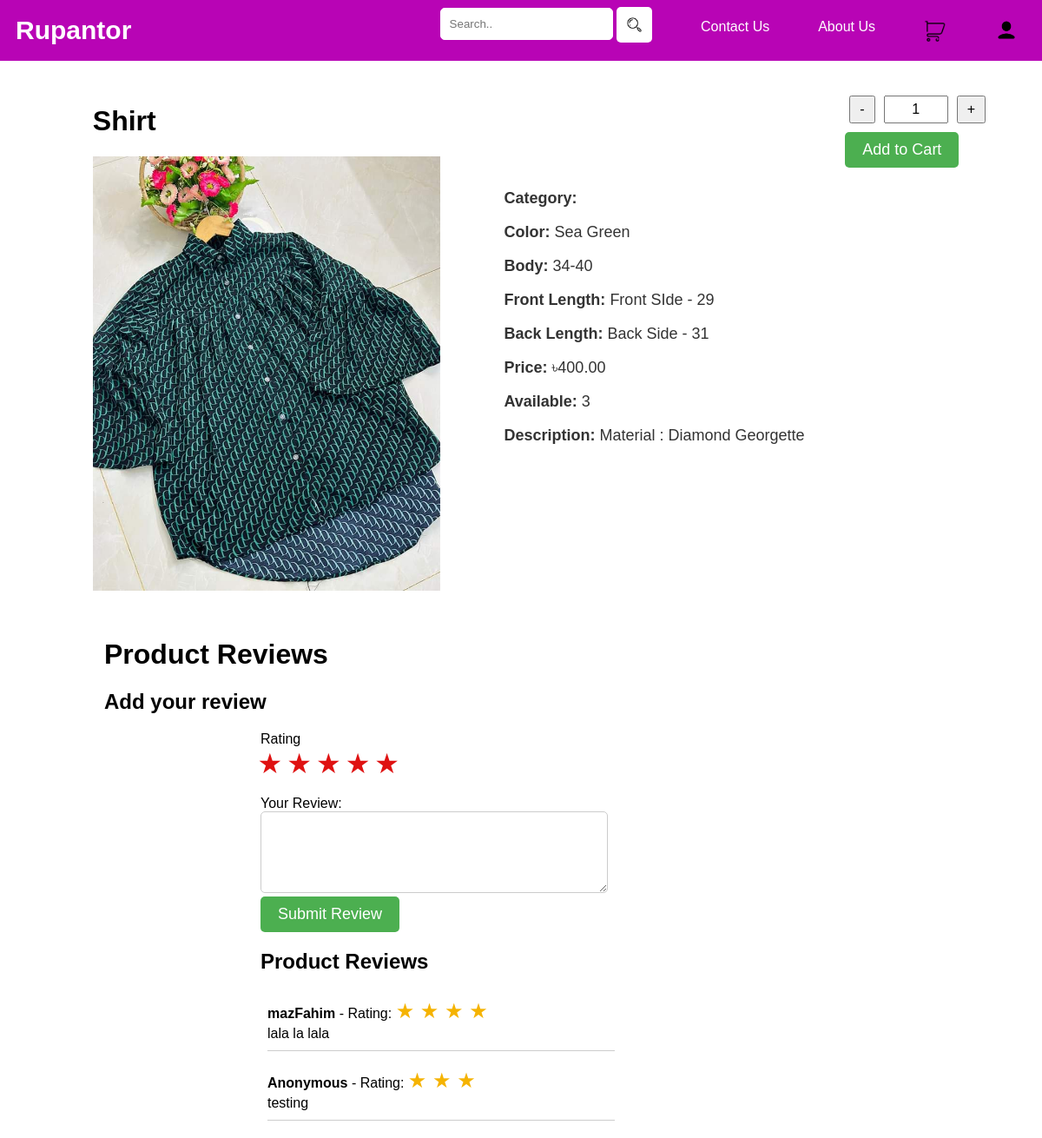
Page /product/3/ on the committed database.
### management/models.py (models this page shows, shortened)
class Wears(models.Model):
    CATEGORY_CHOICES = [
        ('SummerWear', 'Summerwear'),
        ('WinterWear', 'Winterwear'),
        ('Western', 'Western'),
        ('Cotton', 'Cotton')
    ]
    productId = models.AutoField(primary_key=True)
    categories = models.CharField(max_length=20, choices=CATEGORY_CHOICES, default='SummerWear')
    productName = models.CharField(max_length=100)
    productColor = models.CharField(max_length=50, null=True)
    productBody = models.CharField(max_length=30, null=True)
    frontLength = models.CharField(max_length=30, null=True)
    backLength = models.CharField(max_length=30, null=True)
    productPrice = models.DecimalField(max_digits=8, decimal_places=2)
    available = models.IntegerField()
    description = models.TextField()
    productImage = models.ImageField(blank=True)

class UserReview(models.Model):
    user = models.ForeignKey(settings.AUTH_USER_MODEL, on_delete=models.CASCADE, related_name='review', null=True, blank=True)
    session_key = models.CharField(max_length=40, null=True, blank=True)
    wear = models.ForeignKey('Wears', on_delete=models.CASCADE)
    message = models.TextField(null=True)
    rating = models.IntegerField(null=True)

### management/views.py (the view)
# urls.py: path('product/<int:product_id>/', views.product_detail, name='product_detail'),
def product_detail(request, product_id):
    product = get_object_or_404(Wears, productId=product_id)
    reviews = UserReview.objects.filter(wear=product)
    context = {
        'product': product,
        'reviews': reviews
    }
    template = loader.get_template('product_detail.html')
    return HttpResponse(template.render(context, request))

### management/templates/product_detail.html (shortened to what this page needs)
<!DOCTYPE html>
<html lang="en">
<head>
</head>
<body>
{% include 'header.html' %}
<div class="container">
    <div class="product-details">
        <div class="product">
            <h1>{{ product.productName }}</h1>
            <img src="{{ product.productImage.url }}" alt="{{ product.productName }}" class="product-image">
        </div>
        <div class="details">
            <p><strong>Category:</strong> {{ product.get_category_display }}</p>
            <p><strong>Color:</strong> {{ product.productColor }}</p>
            <p><strong>Body:</strong> {{ product.productBody }}</p>
            <p><strong>Front Length:</strong> {{ product.frontLength }}</p>
            <p><strong>Back Length:</strong> {{ product.backLength }}</p>
            <p><strong>Price:</strong> ৳{{ product.productPrice }}</p>
            <p><strong>Available:</strong> {{ product.available }}</p>
            <p><strong>Description:</strong> {{ product.description }}</p>
        </div>
    </div>
    <div class="cart-form">
        <form method="post" action="{% url 'add_to_cart' product.productId %}">
            <div class="quantity-control">
                <button type="button" onclick="changeQuantity(-1)">-</button>
                <input type="text" name="quantity" id="quantity" value="1" readonly>
                <button type="button" onclick="changeQuantity(1)">+</button>
            </div>
            <button type="submit" id="add-button">Add to Cart</button>
        </form>
    </div>
</div>
<div class="reviews">
    <h1>Product Reviews</h1>
    <h2>Add your review</h2>
    <form action="{% url 'add_review' product_id=product.productId %}" method="post">
        <label for="rating">Rating</label>
        <div class="rating">
            <input type="radio" name="rating" id="star5" value="5"><label for="star5">★</label>
            <input type="radio" name="rating" id="star4" value="4"><label for="star4">★</label>
            <input type="radio" name="rating" id="star3" value="3"><label for="star3">★</label>
            <input type="radio" name="rating" id="star2" value="2"><label for="star2">★</label>
            <input type="radio" name="rating" id="star1" value="1"><label for="star1">★</label>
        </div><br>
        <label for="message">Your Review:</label><br>
        <textarea name="message" id="message" rows="4" cols="50" class="review-textbox"></textarea><br>
        <input type="submit" value="Submit Review" id="add-button">
    </form>
    <div class="review-list">
        {% if reviews %}
        <h2>Product Reviews</h2>
            {% for review in reviews %}
                <li>
                    {% if review.user.username %}
                        <strong>{{ review.user.username }}</strong>
                    {% else %}
                        <strong>Anonymous</strong>
                    {% endif %}
                    - Rating:
                    <span class="stars">
                        {% for i in ''|center:review.rating %}
                            ★
                        {% endfor %}
                    </span>
                    <br>
                    {{ review.message }}
                </li>
            {% endfor %}
        {% endif %}
    </div>
</div>
</body>
</html>

### management/templates/product_detail.html (style rules this page uses)
body { font-family: Arial, sans-serif; }
.container { display: flex; flex-direction: column; width: 90%; margin: 0 auto; padding: 20px; }
.product-details { flex: 1; padding: 10px; }
.product-details { display: flex; justify-content: space-around; }
.product-image { width: 100%; max-width: 450px; height: 500px; }
.details { margin-top: 100px; }
.details p { font-size: 18px; color: #333; }
.cart-form { display: flex; flex-direction: column; align-items: center; margin-top: 20px; }
.quantity-control { display: flex; align-items: center; justify-content: center; margin-bottom: 10px; }
.quantity-control button, .quantity-control input { font-size: 16px; padding: 5px 10px; margin: 0 5px; }
.quantity-control input { text-align: center; max-width: 50px; }
#add-button { padding: 10px 20px; font-size: 18px; background-color: #4CAF50; color: white; border: none; border-radius: 5px; cursor: pointer; }
.reviews { width: 80%; margin: 20px auto; }
.reviews form, .reviews .review-list { width: 100%; max-width: 600px; margin: 0 auto; }
.review-textbox { width: 100%; max-width: 400px; padding: 10px; font-size: 16px; border: 1px solid #ccc; border-radius: 5px; box-sizing: border-box; }
.rating { width: 100%; max-width: 150px; margin: 0 15px; display: flex; flex-direction: row-reverse; justify-content: flex-start; }
.rating > label { color: #DF1212; font-size: 2rem; cursor: pointer; margin-right: 5px; }
.review-list li { display: block; border-bottom: 1px solid #ccc; padding: 10px 0; margin-bottom: 10px; width: 100%; max-width: 400px; }
.review-list strong { display: inline-block; margin-bottom: 5px; }
.stars { color: #f5b301; font-size: 1.5rem; }
@media (min-width: 768px) { .container { flex-direction: row; justify-content: space-between; align-items: flex-start; } }
@media (min-width: 768px) { .product-details { flex-direction: row; text-align: left; } }
@media (min-width: 768px) { .reviews { text-align: left; } }

### management/templates/header.html (style rules this page uses)
body { margin: 0; }
li { margin: 8px; }

### rows in the picture
Wears: productName "Shirt", productImage (picture), productColor "Sea Green", productBody "34-40", frontLength "Front SIde - 29", backLength "Back Side - 31", productPrice "400.00", available "3", description "Material : Diamond Georgette"
UserReview: user.username "mazFahim", rating 4 (drawn), message "lala la lala"
UserReview: shows "Anonymous", rating 3 (drawn), message "testing"
